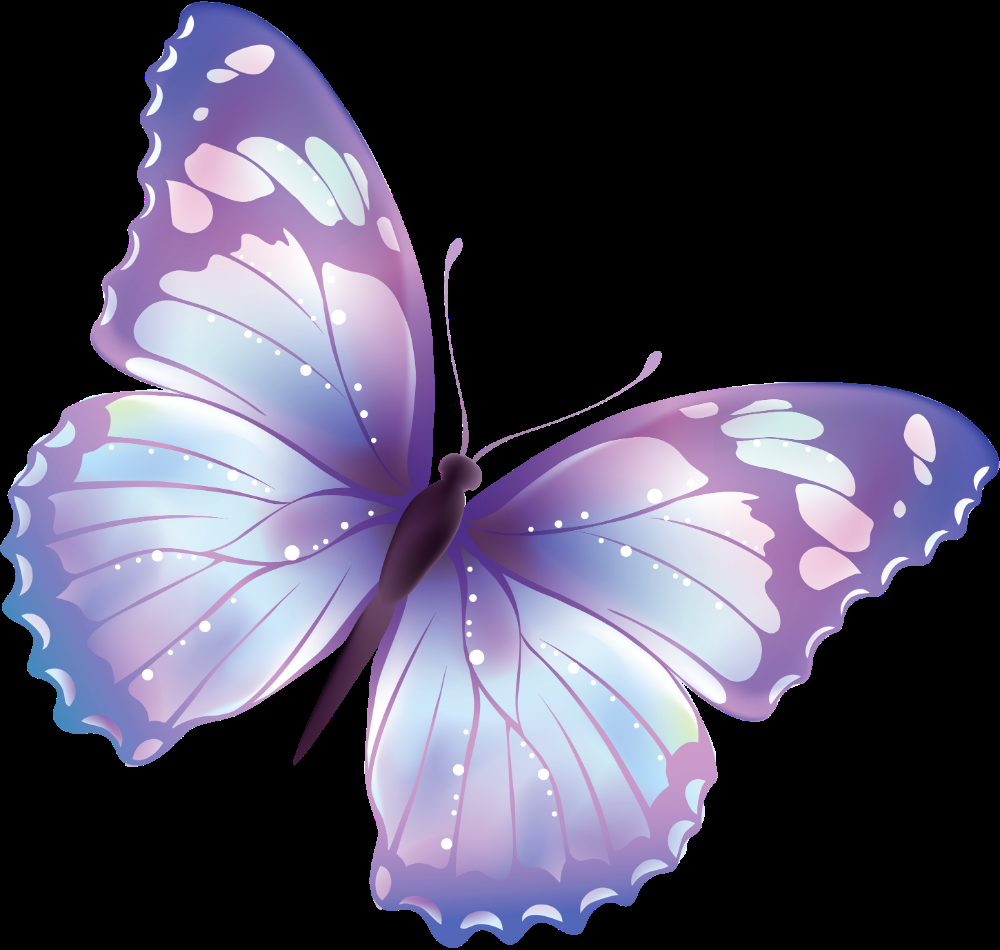
#> input picture butterfly.png, 1000 x 950 px
$ python adding_img.py
#> lines starting #> are read from the running program, lines starting #| are printed output that depends on the picture
import cv2
import numpy as np

img1 = cv2.imread("butterfly.png")
#> img1 is the input picture: shape (950, 1000, 3); mean B, G, R 94.3, 75.2, 79.4
img2 = cv2.imread("vector.png")
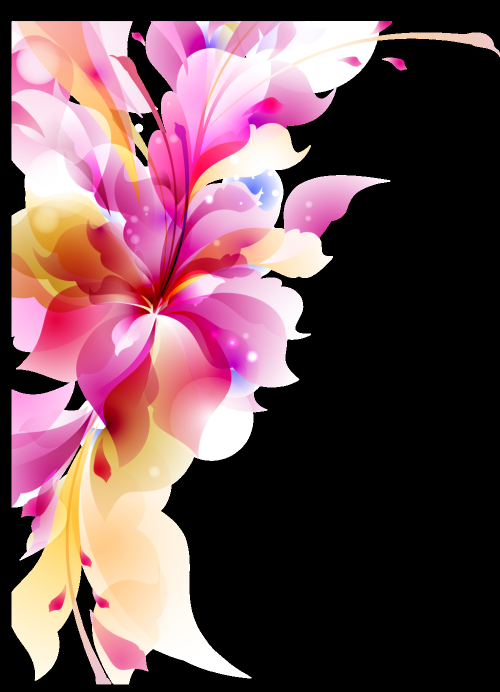
#> input picture vector.png, 1000 x 1384 px (shown at 1/2 size)
#> img2 is the input picture: shape (1384, 1000, 3); mean B, G, R 84.2, 77.8, 110.8

# for adding two images their size shd be same
# so resizing images in tuple

img1 = cv2.resize(img1, (512, 512))
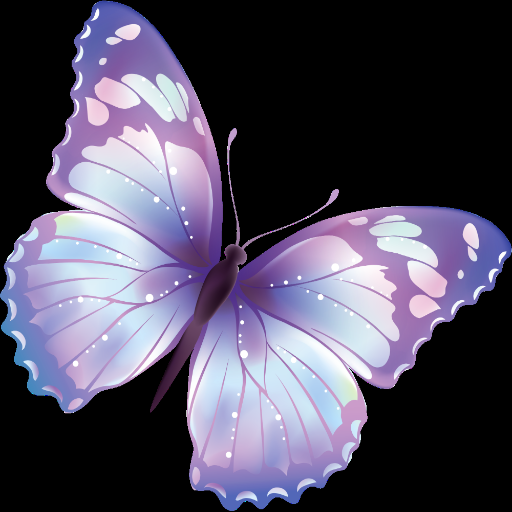
#> img1: shape (512, 512, 3); mean B, G, R 94.3, 75.2, 79.4
img2 = cv2.resize(img2, (512, 512))
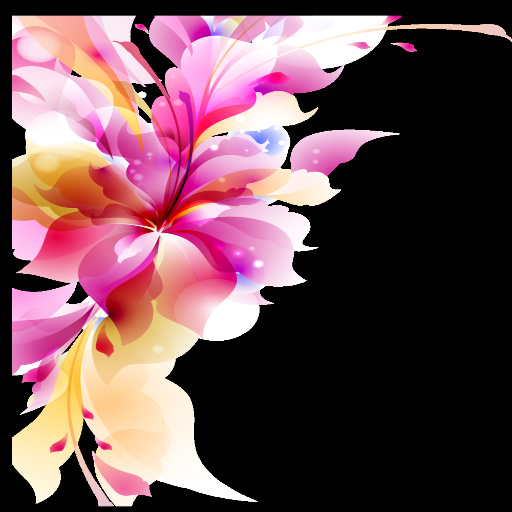
#> img2: shape (512, 512, 3); mean B, G, R 84.1, 77.7, 110.7

dst = cv2.add(img1, img2)
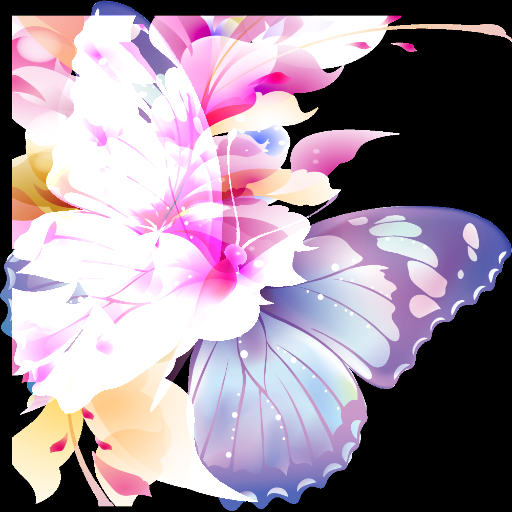
#> dst: shape (512, 512, 3); mean B, G, R 152.5, 138.2, 155.3
# cv2.imshow("image1", img1)
cv2.imshow("image", dst)
cv2.waitKey(0)
cv2.destroyAllWindows()
